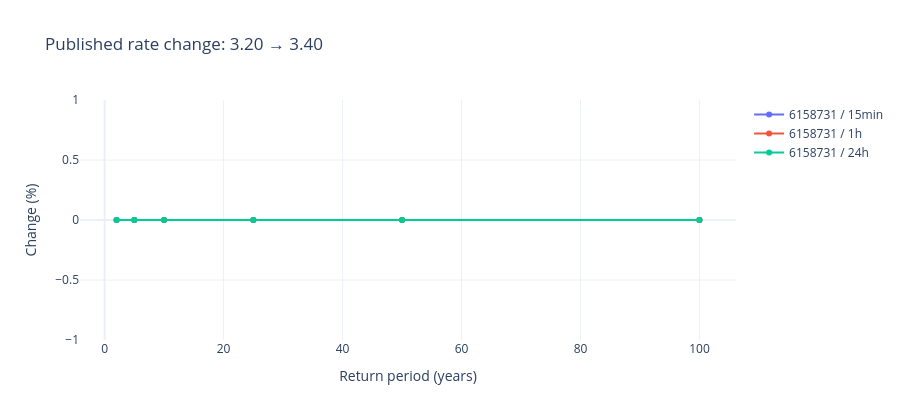

Notebook source saved alongside this figure:
### Markdown cell above
## Release changes need a record audit

Compare **published central rates** at shared station, duration and return-period labels. Do not attribute a release difference solely to climate change: record length, processing, station coordinates and methodology may change. This station's older record can remain in a newer release, so the release date is not its observation end year.

The comparison explicitly flags record and coordinate changes. Unmatched labels, such as the new 200-year period, are retained in the source/rate tables and excluded from the matched change table.

### Code cell
changes = pq.read_table(OUTPUT / "release_changes.parquet").to_pandas()
display(changes)
change_fig = go.Figure()
for duration in DURATIONS:
    view = changes[changes.duration_minutes == {"15min": 15, "1h": 60, "24h": 1440}[duration]]
    for station in SELECTED_STATIONS:
        subset = view[view.station == station]
        change_fig.add_trace(go.Scatter(x=subset.return_period_years,
            y=subset.change_percent, mode="lines+markers", name=f"{station} / {duration}"))
change_fig.update_layout(title=f"Published rate change: {PREVIOUS} → {VERSION}",
    xaxis_title="Return period (years)", yaxis_title="Change (%)", height=420)
preview, axis = plt.subplots(figsize=(9, 3))
for (station, duration), view in changes.groupby(["station", "duration_minutes"]):
    axis.plot(view.return_period_years, view.change_percent, "o-", label=f"{station} / {duration} min")
axis.set(title=f"Published rate change: {PREVIOUS} → {VERSION}", xlabel="Return period (years)", ylabel="Change (%)")
axis.grid(alpha=0.2)
axis.legend(fontsize=8)
preview.tight_layout()
show_with_preview(change_fig, preview)

### Figure 1 — Plotly figure (JSON) as saved in the notebook; plotly's stock layout.template omitted (floating-point values rounded to 4 significant figures)
{"data": [{"mode": "lines+markers", "name": "6158731 / 15min", "type": "scatter", "x": [2.0, 5.0, 10.0, 25.0, 50.0, 100.0], "y": [0.0, 0.0, 0.0, 0.0, 0.0, 0.0]}, {"mode": "lines+markers", "name": "6158731 / 1h", "type": "scatter", "x": [2.0, 5.0, 10.0, 25.0, 50.0, 100.0], "y": [0.0, 0.0, 0.0, 0.0, 0.0, 0.0]}, {"mode": "lines+markers", "name": "6158731 / 24h", "type": "scatter", "x": [2.0, 5.0, 10.0, 25.0, 50.0, 100.0], "y": [0.0, 0.0, 0.0, 0.0, 0.0, 0.0]}], "layout": {"height": 420, "title": {"text": "Published rate change: 3.20 → 3.40"}, "xaxis": {"title": {"text": "Return period (years)"}}, "yaxis": {"title": {"text": "Change (%)"}}}}
